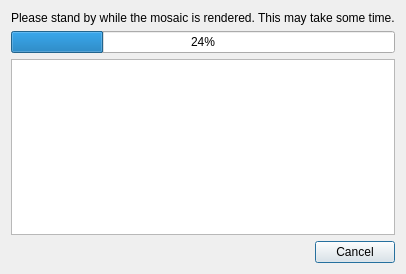
<?xml version="1.0" encoding="UTF-8"?>
<ui version="4.0">
 <class>RenderMosaicDlg</class>
 <widget class="QDialog" name="RenderMosaicDlg">
  <property name="windowModality">
   <enum>Qt::ApplicationModal</enum>
  </property>
  <property name="geometry">
   <rect>
    <x>0</x>
    <y>0</y>
    <width>400</width>
    <height>274</height>
   </rect>
  </property>
  <property name="windowTitle">
   <string>Dialog</string>
  </property>
  <property name="locale">
   <locale language="English" country="UnitedStates"/>
  </property>
  <layout class="QVBoxLayout" name="verticalLayout">
   <item>
    <layout class="QGridLayout" name="gridLayout">
     <item row="0" column="0" colspan="2">
      <widget class="QLabel" name="label">
       <property name="text">
        <string>Please stand by while the mosaic is rendered. This may take some time.</string>
       </property>
      </widget>
     </item>
     <item row="1" column="0" colspan="2">
      <widget class="QProgressBar" name="progressBar">
       <property name="value">
        <number>24</number>
       </property>
      </widget>
     </item>
     <item row="2" column="0" colspan="2">
      <widget class="QPlainTextEdit" name="textLog"/>
     </item>
     <item row="3" column="1">
      <widget class="QPushButton" name="cancelButton">
       <property name="text">
        <string>Cancel</string>
       </property>
      </widget>
     </item>
     <item row="3" column="0">
      <spacer name="horizontalSpacer">
       <property name="orientation">
        <enum>Qt::Horizontal</enum>
       </property>
       <property name="sizeHint" stdset="0">
        <size>
         <width>40</width>
         <height>20</height>
        </size>
       </property>
      </spacer>
     </item>
    </layout>
   </item>
  </layout>
 </widget>
 <resources/>
 <connections/>
</ui>
